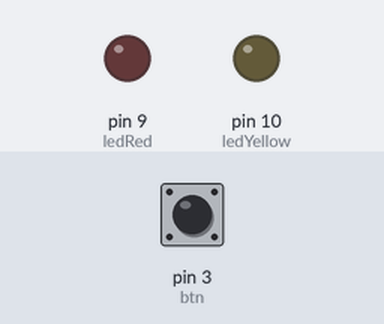
A sketch run on a simulated Arduino Uno, built with avr-gcc and run on an emulated ATmega328P. On the bench: output pins drawn as LEDs (lit = HIGH). Inputs (shaded band) come from the test bench; at power-on: pin 3 (btn) LOW.

Above: at 1.2 s.
1.3 s: pin 3 (btn) pulled HIGH for 0.15 s
At 1.8 s:
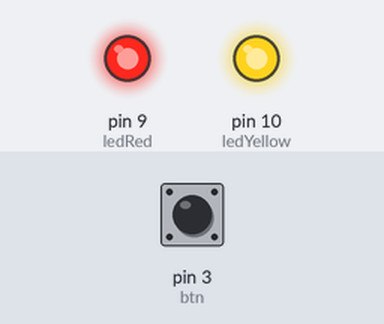
Timing chart, 0 to 4.3 s (numbered marks = the images above; inputs shaded):
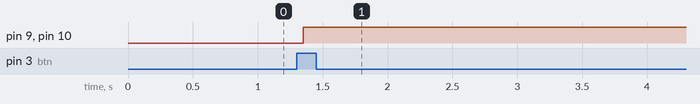

The sketch:

th_baitap4.ino
```cpp
int ledRed = 9;
int ledYellow = 10;
int btn = 3;
int lastButtonState = LOW;
int state = 0;
void setup() {
  // put your setup code here, to run once:
  pinMode(ledRed, OUTPUT);
  pinMode(ledYellow, OUTPUT);
  pinMode(btn, INPUT);
}

void loop() {
  // put your main code here, to run repeatedly:
  int currentButtonState = digitalRead(btn);
  if (lastButtonState == LOW && currentButtonState == HIGH) {
    state++;
    if (state > 4) {
      state = 1;
    }

    delay(50);
    lastButtonState = currentButtonState;

  switch (state) {
    case 1: {
      digitalWrite(ledYellow, HIGH);
      digitalWrite(ledRed, HIGH);
      break;
    }
    case 2: {
      digitalWrite(ledYellow, LOW);
      digitalWrite(ledRed, LOW);
      break;
    }
    case 3: {
      digitalWrite(ledYellow, HIGH);
      digitalWrite(ledRed, LOW);
      break;
    }
    case 4: {
      digitalWrite(ledYellow, LOW);
      digitalWrite(ledRed, HIGH);
      break;
    }
    default: {
      digitalWrite(ledYellow, LOW);
      digitalWrite(ledRed, LOW);
      break;
    }
  }
  }
}
```

Measured:
- after the input at 1.3 s, pin 9 (ledRed), pin 10 (ledYellow): LOW → HIGH after 0.05 s
